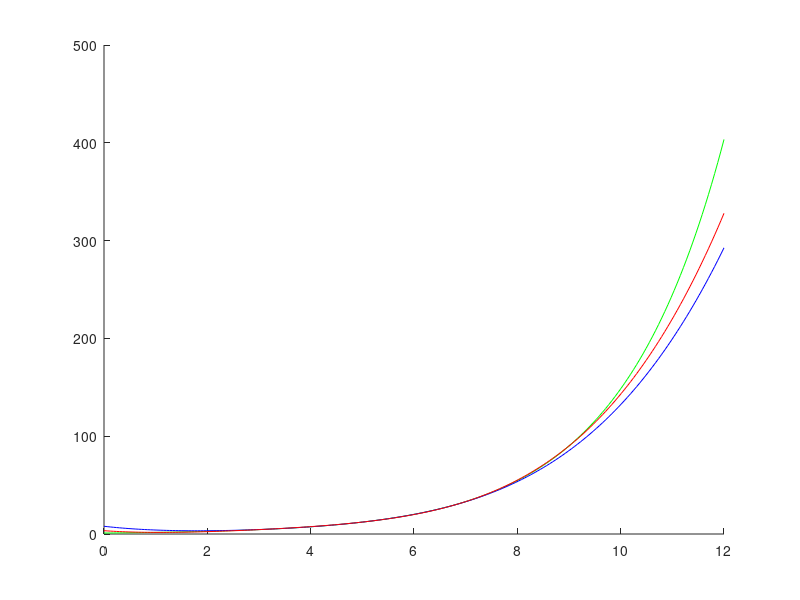
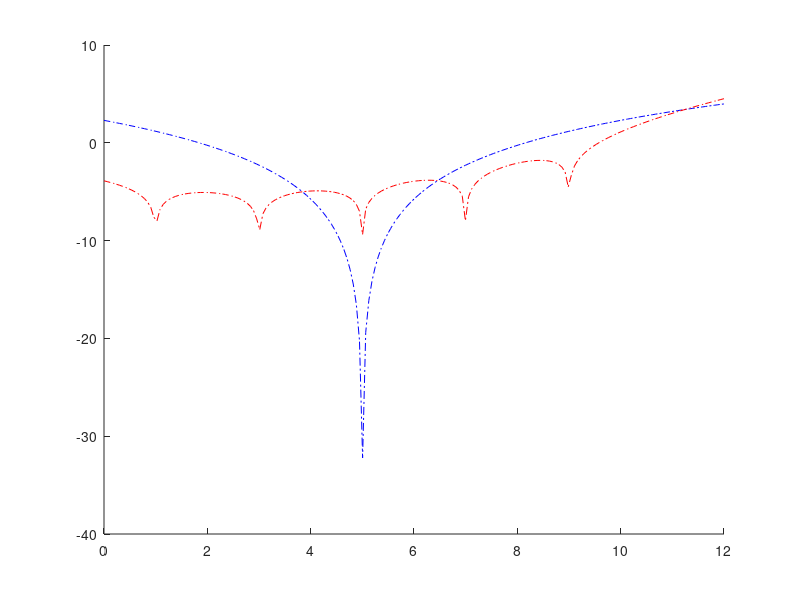
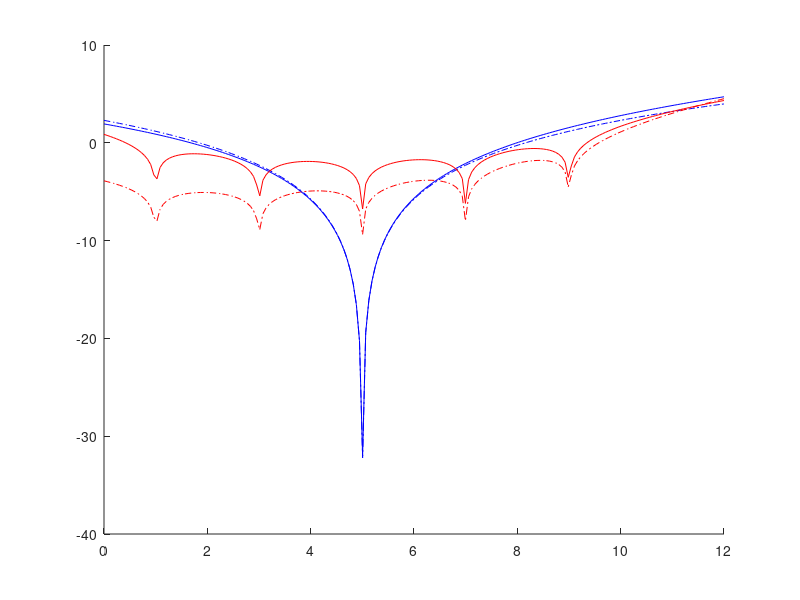

Write the MATLAB code that produced these figures, in order.
% Define vector of x-values used for plotting
xvec = linspace(0,12,200);

% Part (b)
% Define true function
u = @(x) exp(x/2);
uvec = u(xvec);
% Define Taylor polynomial approximation
% Complete the code below
T4 = @(x) exp(5/2)+ exp(5/2)*(x-5)/2+exp(5/2)*((x-5).^2)/8+exp(5/2)*((x-5).^3)/48+exp(5/2)*((x-5).^4)/(48*4*2);
TaylorApprox = T4(xvec);
% Plot true function u along with the two approximations
figure
hold on
plot(xvec,uvec,'g')
plot(xvec,TaylorApprox,'b')
% Define Lagrange polynomial interpolant
P4 =@(x) u(1).*(x-3).*(x-5).*(x-7).*(x-9)./((1-3)*(1-5)*(1-7)*(1-9))+ u(3).*(x-1).*(x-5).*(x-7).*(x-9)./((3-1)*(3-5)*(3-7)*(3-9))+ u(5).*(x-1).*(x-3).*(x-7).*(x-9)./((5-1)*(5-3)*(5-7)*(5-9))+ u(7).*(x-1).*(x-3).*(x-5).*(x-9)/((7-1)*(7-3)*(7-5)*(7-9))+ u(9).*(x-1).*(x-3).*(x-5).*(x-7)./((9-1)*(9-3)*(9-5)*(9-7)); 
LagrangeApprox = P4(xvec);
plot(xvec,LagrangeApprox,'r')
hold off

% Part (d)
% Define Taylor approximation error estimate
ET4 = @(x) exp(5/2)*((x-5).^5)/(5*4*3*2*2^5); 
TaylorErrorEstimate = ET4(xvec);
% Define Lagrange interpolation error estimate
EP4 = @(x) (exp(x/2)./((2^6)*6*5*4*3*2)).*(x-1).*(x-3).*(x-5).*(x-7).*(x-9);
LagrangeErrorEstimate = EP4(xvec);
% Plot logs of error estimates
figure
hold on
plot(xvec,log(TaylorErrorEstimate),'b-.')
plot(xvec,log(LagrangeErrorEstimate),'r-.')
hold off

% Part (e)
% Plot logs of error estimates (again) and logs of actual errors
TaylorErrorActual = abs(uvec-TaylorApprox);
LagrangeErrorActual = abs(uvec-LagrangeApprox);
figure
hold on
plot(xvec,log(TaylorErrorEstimate),'b-.')
plot(xvec,log(LagrangeErrorEstimate),'r-.')
plot(xvec,log(TaylorErrorActual),'b')
plot(xvec,log(LagrangeErrorActual),'r')
hold off
% Compute error ratios
TaylorRatio = (TaylorErrorActual/uvec)
LagrangeRatio = (LagrangeErrorActual/uvec)